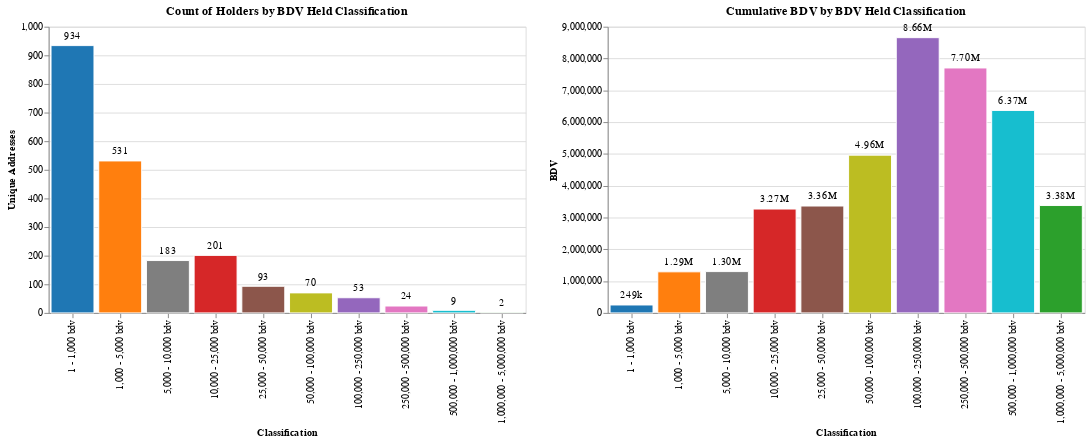

The cell this chart's notebook holds for it:
### Code cell
width = 500 
x = alt.X("class:O", sort=alt.SortField("order"), axis=alt.Axis(title="Classification"))
color = alt.Color(
    "class:O", 
    legend=None, 
    scale=alt.Scale(domain=color_domain, range=color_range)
)
selection = alt.selection_single(
    encodings=['x'], nearest=True, on='mouseover', empty='none', clear='mouseout'
)

# Chart count class 
base_count_class = (
    alt.Chart(df_count_class, width=width, title="Count of Holders by BDV Held Classification")
    .mark_bar()
    .encode(x=x, y=alt.Y("count:Q", axis=alt.Axis(title="Unique Addresses")))
)
chart_count_class_histogram = (
    base_count_class
    .encode(
        color=color, 
        stroke=alt.condition(selection, alt.value("black"), alt.value("white"))
    )
    .mark_bar()
)
chart_count_class_text = (
    base_count_class
    .encode(
        text=alt.Text("count:Q", format=",d"),
        stroke=alt.value("black"), 
        strokeWidth=alt.condition(selection, alt.value(.6), alt.value(0)),
    )
    .mark_text(color='black', dy=-10)
)

# Chart class value 
base_class_value = (
    alt.Chart(df_class_value, width=width, title="Cumulative BDV by BDV Held Classification")
    .mark_bar()
    .encode(x=x, y=alt.Y("bdv:Q", axis=alt.Axis(title="BDV")),)
)
chart_class_value_histogram = (
    base_class_value
    .encode(
        color=color,
        stroke=alt.condition(selection, alt.value("black"), alt.value("white")),
    )
    .mark_bar()
)
chart_class_value_text = (
    base_class_value
    .encode(
        text=alt.Text("bdv:Q", format=".3s"),
        stroke=alt.value("black"), 
        strokeWidth=alt.condition(selection, alt.value(.6), alt.value(0)),
    )
    .mark_text(color='black', dy=-10)
)

c = (
    alt.hconcat(
        alt.layer(chart_count_class_histogram, chart_count_class_text).add_selection(selection), 
        alt.layer(chart_class_value_histogram, chart_class_value_text).add_selection(selection), 
    )
)
c

### Figure 1 — Vega-Lite specification as saved in the notebook (floating-point values rounded to 4 significant figures)
{"config": {"view": {"continuousWidth": 400, "continuousHeight": 300}}, "hconcat": [{"layer": [{"mark": "bar", "encoding": {"color": {"field": "class", "legend": null, "scale": {"domain": ["1 - 1,000 bdv", "1,000 - 5,000 bdv", "1,000,000 - 5,000,000 bdv", "10,000 - 25,000 bdv", "100,000 - 250,000 bdv", "25,000 - 50,000 bdv", "250,000 - 500,000 bdv", "5,000 - 10,000 bdv", "50,000 - 100,000 bdv", "500,000 - 1,000,000 bdv"], "range": ["#1F77B4", "#FF7F0E", "#2CA02C", "#D62728", "#9467BD", "#8C564B", "#E377C2", "#7F7F7F", "#BCBD22", "#17BECF"]}, "type": "ordinal"}, "stroke": {"condition": {"value": "black", "selection": "selector006"}, "value": "white"}, "x": {"axis": {"title": "Classification"}, "field": "class", "sort": {"field": "order"}, "type": "ordinal"}, "y": {"axis": {"title": "Unique Addresses"}, "field": "count", "type": "quantitative"}}, "selection": {"selector006": {"type": "single", "encodings": ["x"], "nearest": true, "on": "mouseover", "empty": "none", "clear": "mouseout"}}, "title": "Count of Holders by BDV Held Classification", "width": 500}, {"mark": {"type": "text", "color": "black", "dy": -10}, "encoding": {"stroke": {"value": "black"}, "strokeWidth": {"condition": {"value": 0.6, "selection": "selector006"}, "value": 0}, "text": {"field": "count", "format": ",d", "type": "quantitative"}, "x": {"axis": {"title": "Classification"}, "field": "class", "sort": {"field": "order"}, "type": "ordinal"}, "y": {"axis": {"title": "Unique Addresses"}, "field": "count", "type": "quantitative"}}, "title": "Count of Holders by BDV Held Classification", "width": 500}], "data": {"name": "data-829ef2388040c5d2877b51154f7d98e9"}}, {"layer": [{"mark": "bar", "encoding": {"color": {"field": "class", "legend": null, "scale": {"domain": ["1 - 1,000 bdv", "1,000 - 5,000 bdv", "1,000,000 - 5,000,000 bdv", "10,000 - 25,000 bdv", "100,000 - 250,000 bdv", "25,000 - 50,000 bdv", "250,000 - 500,000 bdv", "5,000 - 10,000 bdv", "50,000 - 100,000 bdv", "500,000 - 1,000,000 bdv"], "range": ["#1F77B4", "#FF7F0E", "#2CA02C", "#D62728", "#9467BD", "#8C564B", "#E377C2", "#7F7F7F", "#BCBD22", "#17BECF"]}, "type": "ordinal"}, "stroke": {"condition": {"value": "black", "selection": "selector006"}, "value": "white"}, "x": {"axis": {"title": "Classification"}, "field": "class", "sort": {"field": "order"}, "type": "ordinal"}, "y": {"axis": {"title": "BDV"}, "field": "bdv", "type": "quantitative"}}, "selection": {"selector006": {"type": "single", "encodings": ["x"], "nearest": true, "on": "mouseover", "empty": "none", "clear": "mouseout"}}, "title": "Cumulative BDV by BDV Held Classification", "width": 500}, {"mark": {"type": "text", "color": "black", "dy": -10}, "encoding": {"stroke": {"value": "black"}, "strokeWidth": {"condition": {"value": 0.6, "selection": "selector006"}, "value": 0}, "text": {"field": "bdv", "format": ".3s", "type": "quantitative"}, "x": {"axis": {"title": "Classification"}, "field": "class", "sort": {"field": "order"}, "type": "ordinal"}, "y": {"axis": {"title": "BDV"}, "field": "bdv", "type": "quantitative"}}, "title": "Cumulative BDV by BDV Held Classification", "width": 500}], "data": {"name": "data-462be8a8fb9be453a6e468cccea2a6c5"}}], "$schema": "https://vega.github.io/schema/vega-lite/v4.17.0.json", "datasets": {"data-829ef2388040c5d2877b51154f7d98e9": [{"class": "1 - 1,000 bdv", "count": 934, "order": 0}, {"class": "1,000 - 5,000 bdv", "count": 531, "order": 1}, {"class": "1,000,000 - 5,000,000 bdv", "count": 2, "order": 9}, {"class": "10,000 - 25,000 bdv", "count": 201, "order": 3}, {"class": "100,000 - 250,000 bdv", "count": 53, "order": 6}, {"class": "25,000 - 50,000 bdv", "count": 93, "order": 4}, {"class": "250,000 - 500,000 bdv", "count": 24, "order": 7}, {"class": "5,000 - 10,000 bdv", "count": 183, "order": 2}, {"class": "50,000 - 100,000 bdv", "count": 70, "order": 5}, {"class": "500,000 - 1,000,000 bdv", "count": 9, "order": 8}], "data-462be8a8fb9be453a6e468cccea2a6c5": [{"class": "1 - 1,000 bdv", "bdv": 249000.0, "order": 0}, {"class": "1,000 - 5,000 bdv", "bdv": 1292000.0, "order": 1}, {"class": "1,000,000 - 5,000,000 bdv", "bdv": 3377000.0, "order": 9}, {"class": "10,000 - 25,000 bdv", "bdv": 3266000.0, "order": 3}, {"class": "100,000 - 250,000 bdv", "bdv": 8656000.0, "order": 6}, {"class": "25,000 - 50,000 bdv", "bdv": 3361000.0, "order": 4}, {"class": "250,000 - 500,000 bdv", "bdv": 7702000.0, "order": 7}, {"class": "5,000 - 10,000 bdv", "bdv": 1299000.0, "order": 2}, {"class": "50,000 - 100,000 bdv", "bdv": 4961000.0, "order": 5}, {"class": "500,000 - 1,000,000 bdv", "bdv": 6367000.0, "order": 8}]}}
